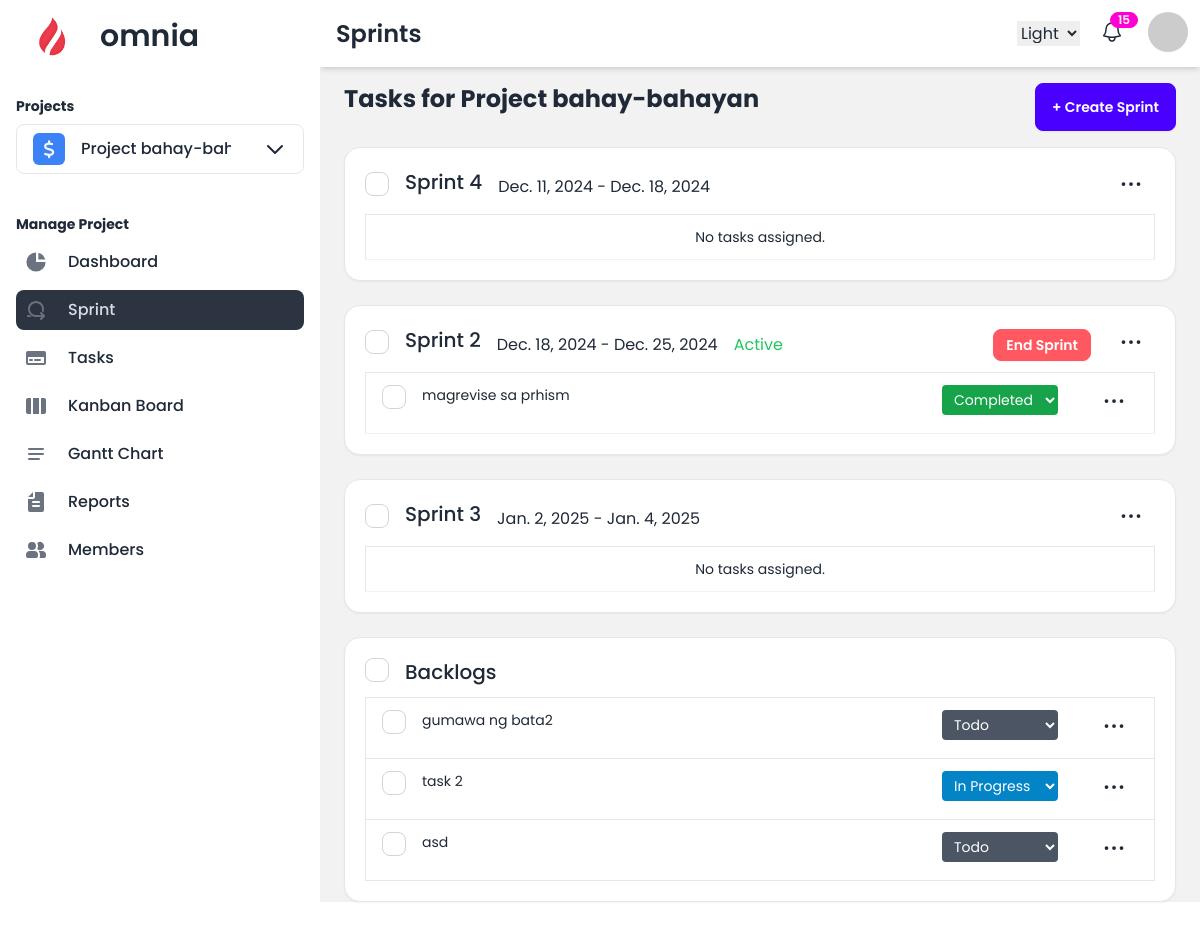
Before: /projects/sprints/ (signed in) with the older database file.
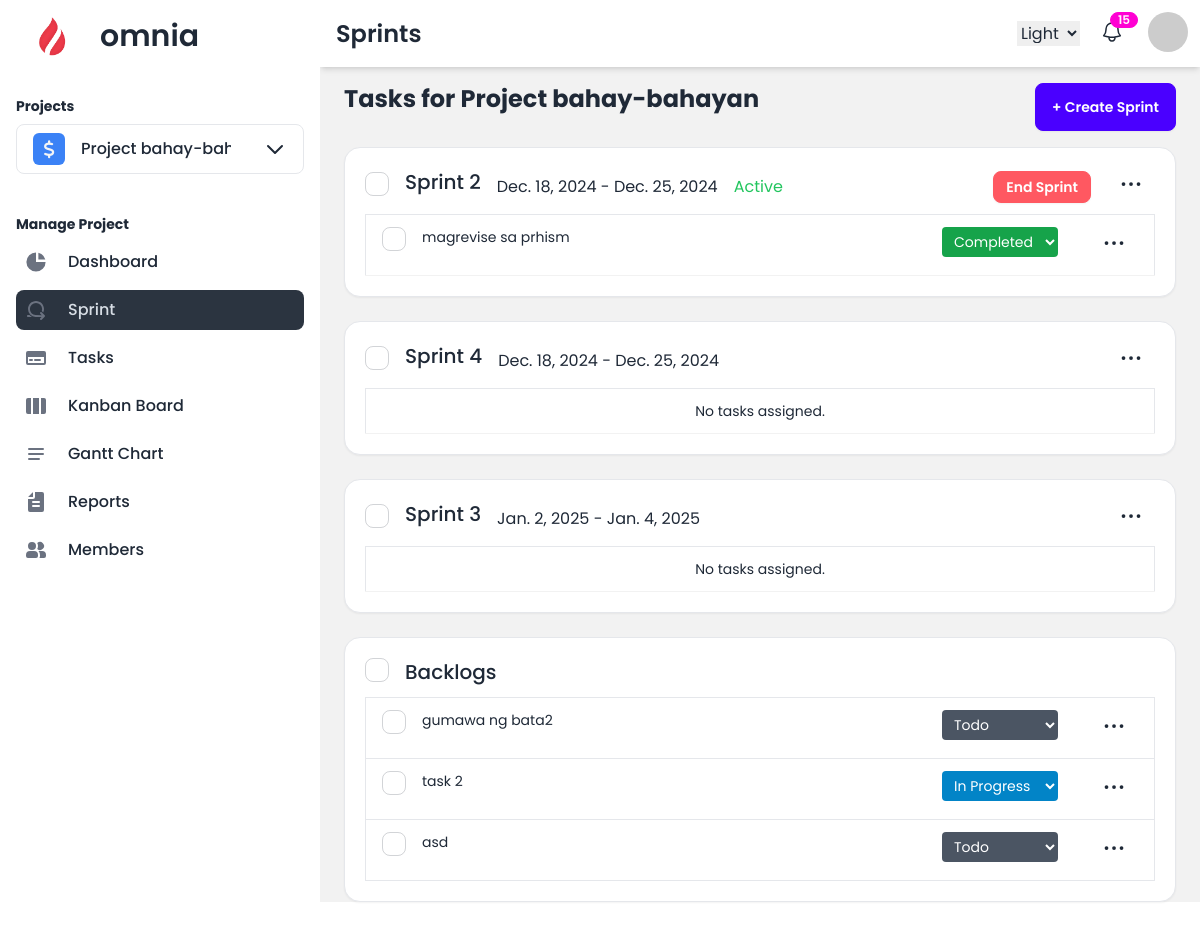
After: the same page with the newer database file.
### projects/models.py (models this page shows, shortened)
class Sprint(models.Model):
    project = models.ForeignKey(Project, on_delete=models.CASCADE, related_name='sprints')
    name = models.CharField(max_length=100)
    start_date = models.DateField()
    end_date = models.DateField()
    is_active = models.BooleanField(default=False)
    ended = models.BooleanField(default=False)
    created_at = models.DateTimeField(auto_now_add=True)

class Task(models.Model):
    STATUS_CHOICES = [
        ('todo', 'Todo'),
        ('in_progress', 'In Progress'),
        ('review', 'Review'),
        ('completed', 'Completed'),
    ]
    PRIORITY_CHOICES = [
        ('high', 'High'),
        ('medium', 'Medium'),
        ('low', 'Low'),
    ]
    name = models.CharField(max_length=255)
    description = models.TextField(blank=True, null=True)
    status = models.CharField(max_length=20, choices=STATUS_CHOICES, default='todo')
    priority = models.CharField(max_length=10, choices=PRIORITY_CHOICES, default='medium')
    start_date = models.DateField()
    end_date = models.DateField()
    created_at = models.DateTimeField(auto_now_add=True)
    sprint = models.ForeignKey(Sprint, on_delete=models.CASCADE, related_name='tasks', blank=True, null=True)
    project = models.ForeignKey(Project, on_delete=models.CASCADE, related_name='tasks')
    assigned_members = models.ManyToManyField(settings.AUTH_USER_MODEL, related_name='tasks', blank=True)
    assigned_teams = models.ManyToManyField(ProjectTeam, related_name='tasks', blank=True)

### projects/views.py (the view)
# urls.py: path('sprints/', views.project_sprints, name='project_sprints'),
@login_required
def project_sprints(request):
    project_id = request.session.get('current_project_id')
    if not project_id:
        return HttpResponseForbidden("No project selected.")
    today = now().date()
    project = Project.objects.get(id=project_id, owner=request.user)
    sprints = project.sprints.all().order_by('start_date')
    active_sprints = project.sprints.filter(ended=False).order_by('start_date')
    sprint_count = sprints.count()
    backlog_tasks = project.tasks.filter(sprint__isnull=True)
    sprints_with_tasks = {
        sprint: sprint.tasks.all() for sprint in active_sprints
    }
    existing_start_dates = [sprint.start_date.strftime('%Y-%m-%d') for sprint in sprints]
    if request.method == 'POST':
        form = SprintForm(request.POST)
        if form.is_valid():
            sprint = form.save(commit=False)
            sprint.project = project
            sprint.save()
            messages.success(request, "Sprint created successfully!", extra_tags="alert-success")
            return redirect('project_sprints')
        else:
            messages.error(request, "Failed to create the sprint. Please check the form and try again.", extra_tags="alert-error")
    else:
        form = SprintForm()
    return render(request, 'projects/project_sprints.html', {
        'today':today,
        'existing_start_dates': json.dumps(existing_start_dates),
        'sprints_with_tasks': sprints_with_tasks,
        'sprint_count' : sprint_count,
        'available_sprints': sprints,
        'backlog_tasks': backlog_tasks,
        'project': project,
        'form': form
    })

### projects/forms.py (shortened to what this page needs)
class ProjectForm(forms.ModelForm):
    class Meta:
        model = Project
        fields = ['name', 'emoji_icon', 'description', 'color']
        widgets = {
        }

class SprintForm(forms.ModelForm):
    class Meta:
        model = Sprint
        fields = ['name', 'start_date', 'end_date']
        widgets = {
            'start_date': forms.DateInput(attrs={'type': 'date'}),
            'end_date': forms.DateInput(attrs={'type': 'date'}),
        }
    def __init__(self, *args, **kwargs):
        self.project = kwargs.pop('project', None)
        super().__init__(*args, **kwargs)

### projects/context_processors.py (called while the page is built)
def user_projects(request):
    if request.user.is_authenticated:
        projects = Project.objects.filter(owner=request.user)
        return {'user_projects': projects}
    return {}

### projects/templatetags/custom_filters.py (called while the page is built)
@register.filter
def get_item(value, key):
    for item in value:
        if item.id == int(key):
            return item
    return None

### projects/templates/projects/project_sprints.html (shortened to what the changed rows need)
{% extends 'project_base.html' %}
{% load crispy_forms_tags %}
{% load widget_tweaks %}
{% block heading %}Sprints{% endblock %}
{% block content %}
<div class="flex items-center justify-between mb-4">
    <h1 class="text-2xl font-bold mb-4">Tasks for {{ project.name }}</h1>
</div>
{% for sprint, tasks in sprints_with_tasks.items %}
<div class="sprint-column card w-full p-5 bg-base-100 shadow-sm border mt-2 mb-6" data-sprint-id="{{ sprint.id }}">
    <div>
        <div class="flex flex-row justify-between">
            <div class="sprint-header flex flex-row items-center justify-center gap-4 mb-2">
                <label>
                    <input type="checkbox" class="checkbox" />
                </label>
                <div class="text-xl h-full font-medium">{{ sprint.name }}</div>
                <span>{{ sprint.start_date }} - {{ sprint.end_date }}</span>
                {% if sprint.end_date < today %}
                <span class="text-red-500">Sprint is overdue</span>
                {% elif  sprint.is_active %}
                <span class="text-green-500">Active</span>
                {% endif %}
            </div>
            <div class="sprint-header flex flex-row items-center justify-center gap-4 mb-2">
                <div>
                    {% if sprint.is_active %}
                    <form method="post" action="{% url 'end_sprint' sprint.id %}">
                        <button class="btn btn-error btn-sm text-white">End Sprint</button>
                    </form>
                    {% elif not project.current_sprint %}
                    <form method="post" action="{% url 'start_sprint' sprint.id %}">
                        {% csrf_token %}
                        <button class="btn btn-primary btn-sm text-white">Start Sprint</button>
                    </form>
                    {% endif %}
                </div>
                <div>
                    <div class="dropdown dropdown-end">
                        <div tabindex="0" role="button" class="btn btn-ghost btn-xs">
                            <svg class="w-[30px] h-[30px]" aria-hidden="true" xmlns="http://www.w3.org/2000/svg" width="24" height="24" fill="none" viewBox="0 0 24 24">
                                <path stroke="currentColor" stroke-linecap="round" stroke-width="3" d="M6 12h.01m6 0h.01m5.99 0h.01"/>
                            </svg>
                        </div>
                    </div>
                </div>
            </div>
        </div>
    </div>
    <table class="table w-full whitespace-no-wrap">
        <tbody>
        {% if tasks %}
            {% for task in tasks %}
                <tr class="border hover:bg-gray-200 whitespace-nowrap" data-task-id="{{ task.id }}" draggable="true">
                    <td>
                        <div class="flex flex-row justify-between">
                            <a href="{% url 'task_detail' task.id %}">
                                <div class="flex flex-row justify-between gap-4">
                                    <label>
                                        <input type="checkbox" class="checkbox" />
                                    </label>
                                    {{task.name}}
                                </div>
                            </a>
                            <div class="flex flex-row justify-between gap-4">
                                <div>
                                    <select class="editable-select {% if task.status == 'todo' %}bg-gray-600{% elif task.status == 'in_progress' %}bg-sky-600{% elif task.status == 'review' %}bg-amber-600{% elif task.status == 'completed' %}bg-green-600{% endif %} text-white py-1 px-2 rounded" data-field="status">
                                      {% for key, value in task.STATUS_CHOICES %}
                                      <option
                                        value="{{ key }}"
                                        {% if task.status == key %}selected{% endif %}
                                        class="py-2 font-medium bg-white text-gray-800">
                                        {{ value }}
                                      </option>
                                      {% endfor %}
                                    </select>
                                </div>
                                <div>
                                    <div class="dropdown dropdown-end">
                                        <div tabindex="0" role="button" class="btn btn-ghost btn-xs">
                                            <svg class="w-[30px] h-[30px]" aria-hidden="true" xmlns="http://www.w3.org/2000/svg" width="24" height="24" fill="none" viewBox="0 0 24 24">
                                                <path stroke="currentColor" stroke-linecap="round" stroke-width="3" d="M6 12h.01m6 0h.01m5.99 0h.01"/>
                                            </svg>
                                        </div>
                                    </div>
                                </div>
                            </div>
                        </div>
                    </td>
                </tr>
            {% endfor %}
        {% else %}
            <tr class="border">
                <td>
                    <h1 class="text-center">No tasks assigned.</h1>
                </td>
            </tr>
        {% endif %}
        </tbody>
    </table>
</div>
{% endfor %}
{% if backlog_tasks  %}
<div class="card w-full p-5 bg-base-100 shadow-sm border mt-2" data-sprint-id="">
    <table class="table w-full whitespace-no-wrap">
        <tbody>
        {% for task in backlog_tasks %}
            <tr class="border border-gray-200 hover:bg-gray-200 whitespace-nowrap" data-task-id="{{ task.id }}">
                <td>
                    <div class="flex flex-row justify-between">
                        <a href="{% url 'task_detail' task.id %}">
                            <div class="flex flex-row justify-between gap-4">
                                <label>
                                    <input type="checkbox" class="checkbox" />
                                </label>
                                {{task.name}}
                            </div>
                        </a>
                        <div class="flex flex-row justify-between gap-4">
                            <div>
                                <select class="editable-select {% if task.status == 'todo' %}bg-gray-600{% elif task.status == 'in_progress' %}bg-sky-600{% elif task.status == 'review' %}bg-amber-600{% elif task.status == 'completed' %}bg-green-600{% endif %} text-white py-1 px-2 rounded" data-field="status">
                                  {% for key, value in task.STATUS_CHOICES %}
                                  <option
                                    value="{{ key }}"
                                    {% if task.status == key %}selected{% endif %}
                                    class="py-2 font-medium bg-white text-gray-800">
                                    {{ value }}
                                  </option>
                                  {% endfor %}
                                </select>
                            </div>
                            <div>
                                <div class="dropdown dropdown-end">
                                    <div tabindex="0" role="button" class="btn btn-ghost btn-xs">
                                        <svg class="w-[30px] h-[30px]" aria-hidden="true" xmlns="http://www.w3.org/2000/svg" width="24" height="24" fill="none" viewBox="0 0 24 24">
                                            <path stroke="currentColor" stroke-linecap="round" stroke-width="3" d="M6 12h.01m6 0h.01m5.99 0h.01"/>
                                        </svg>
                                    </div>
                                </div>
                            </div>
                        </div>
                    </div>
                </td>
            </tr>
        {% endfor %}
        </tbody>
    </table>
</div>
{% else %}
    <p>No tasks found for this project.</p>
{% endif %}
{% endblock %}

Changed rows visible on the page:
shown differently, row unchanged: Sprint "Sprint 2": moves up the list
changed Sprint "Sprint 4": start_date "Dec. 11, 2024" → "Dec. 18, 2024"; end_date "Dec. 18, 2024" → "Dec. 25, 2024"
